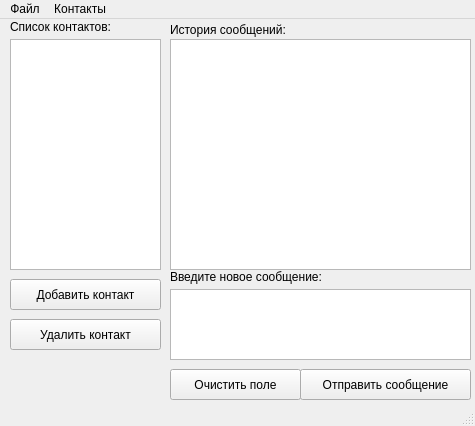
<?xml version="1.0" encoding="UTF-8"?>
<ui version="4.0">
 <class>MainClientWindow</class>
 <widget class="QMainWindow" name="MainClientWindow">
  <property name="geometry">
   <rect>
    <x>0</x>
    <y>0</y>
    <width>475</width>
    <height>426</height>
   </rect>
  </property>
  <property name="minimumSize">
   <size>
    <width>450</width>
    <height>400</height>
   </size>
  </property>
  <property name="windowTitle">
   <string>Чат Программа alpha release</string>
  </property>
  <widget class="QWidget" name="centralwidget">
   <property name="enabled">
    <bool>true</bool>
   </property>
   <widget class="QLabel" name="label_contacts">
    <property name="geometry">
     <rect>
      <x>10</x>
      <y>0</y>
      <width>101</width>
      <height>16</height>
     </rect>
    </property>
    <property name="text">
     <string>Список контактов:</string>
    </property>
   </widget>
   <widget class="QPushButton" name="btn_add_contact">
    <property name="geometry">
     <rect>
      <x>10</x>
      <y>260</y>
      <width>151</width>
      <height>31</height>
     </rect>
    </property>
    <property name="text">
     <string>Добавить контакт</string>
    </property>
   </widget>
   <widget class="QPushButton" name="btn_remove_contact">
    <property name="geometry">
     <rect>
      <x>10</x>
      <y>300</y>
      <width>151</width>
      <height>31</height>
     </rect>
    </property>
    <property name="text">
     <string>Удалить контакт</string>
    </property>
   </widget>
   <widget class="QLabel" name="label_history">
    <property name="geometry">
     <rect>
      <x>170</x>
      <y>0</y>
      <width>291</width>
      <height>21</height>
     </rect>
    </property>
    <property name="text">
     <string>История сообщений:</string>
    </property>
   </widget>
   <widget class="QTextEdit" name="text_message">
    <property name="geometry">
     <rect>
      <x>170</x>
      <y>270</y>
      <width>301</width>
      <height>71</height>
     </rect>
    </property>
   </widget>
   <widget class="QLabel" name="label_new_message">
    <property name="geometry">
     <rect>
      <x>170</x>
      <y>250</y>
      <width>301</width>
      <height>16</height>
     </rect>
    </property>
    <property name="text">
     <string>Введите новое сообщение:</string>
    </property>
   </widget>
   <widget class="QListView" name="list_contacts">
    <property name="geometry">
     <rect>
      <x>10</x>
      <y>20</y>
      <width>151</width>
      <height>231</height>
     </rect>
    </property>
   </widget>
   <widget class="QListView" name="list_messages">
    <property name="geometry">
     <rect>
      <x>170</x>
      <y>20</y>
      <width>301</width>
      <height>231</height>
     </rect>
    </property>
   </widget>
   <widget class="QPushButton" name="btn_send">
    <property name="geometry">
     <rect>
      <x>300</x>
      <y>350</y>
      <width>171</width>
      <height>31</height>
     </rect>
    </property>
    <property name="text">
     <string>Отправить сообщение</string>
    </property>
   </widget>
   <widget class="QPushButton" name="btn_clear">
    <property name="geometry">
     <rect>
      <x>170</x>
      <y>350</y>
      <width>131</width>
      <height>31</height>
     </rect>
    </property>
    <property name="text">
     <string>Очистить поле</string>
    </property>
   </widget>
  </widget>
  <widget class="QMenuBar" name="menubar">
   <property name="geometry">
    <rect>
     <x>0</x>
     <y>0</y>
     <width>475</width>
     <height>22</height>
    </rect>
   </property>
   <widget class="QMenu" name="menu">
    <property name="title">
     <string>Файл</string>
    </property>
    <addaction name="menu_exit"/>
   </widget>
   <widget class="QMenu" name="menu_2">
    <property name="title">
     <string>Контакты</string>
    </property>
    <addaction name="menu_add_contact"/>
    <addaction name="menu_del_contact"/>
    <addaction name="separator"/>
   </widget>
   <addaction name="menu"/>
   <addaction name="menu_2"/>
  </widget>
  <widget class="QStatusBar" name="statusBar"/>
  <action name="menu_exit">
   <property name="text">
    <string>Выход</string>
   </property>
  </action>
  <action name="menu_add_contact">
   <property name="text">
    <string>Добавить контакт</string>
   </property>
  </action>
  <action name="menu_del_contact">
   <property name="text">
    <string>Удалить контакт</string>
   </property>
  </action>
 </widget>
 <resources/>
 <connections>
  <connection>
   <sender>btn_clear</sender>
   <signal>clicked()</signal>
   <receiver>text_message</receiver>
   <slot>clear()</slot>
   <hints>
    <hint type="sourcelabel">
     <x>541</x>
     <y>481</y>
    </hint>
    <hint type="destinationlabel">
     <x>547</x>
     <y>416</y>
    </hint>
   </hints>
  </connection>
 </connections>
</ui>
